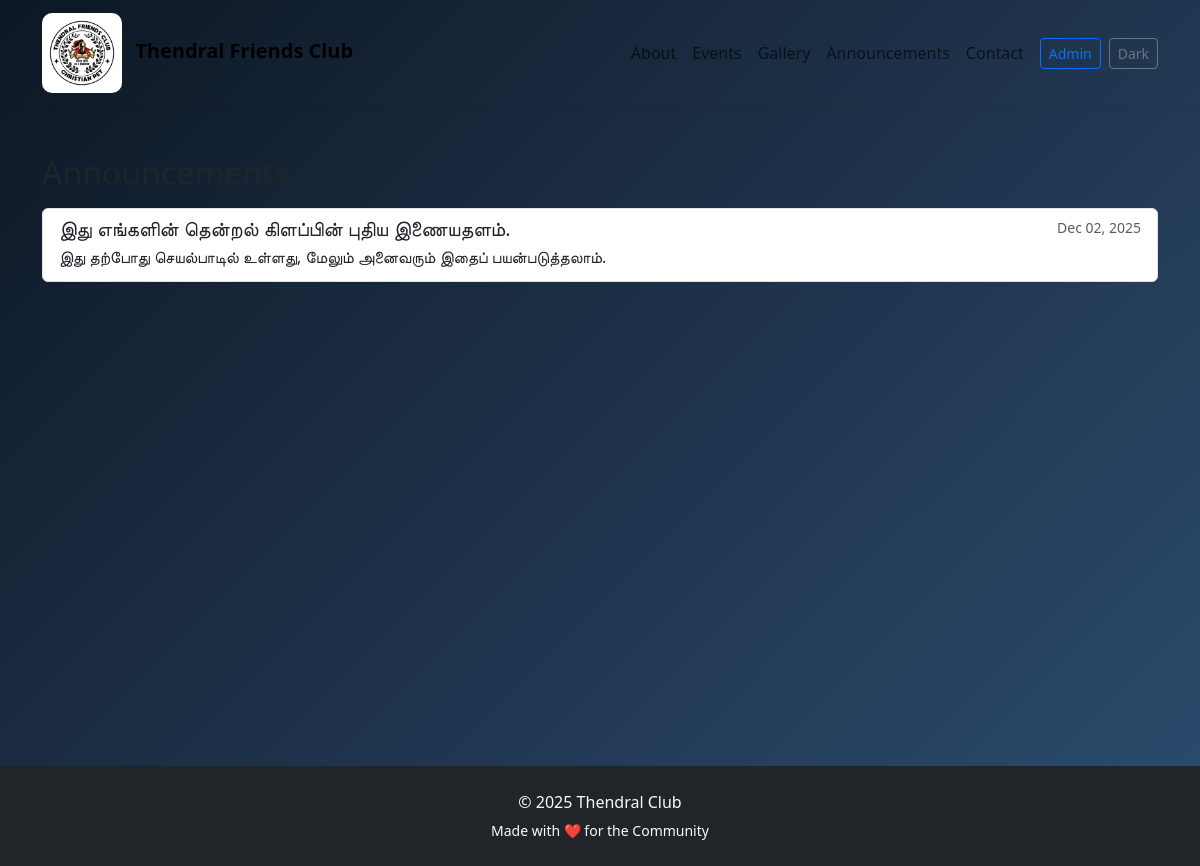
The page /announcements on the database its author committed.
### models.py (models this page shows, shortened)
class Announcement(db.Model):
    id = db.Column(db.Integer, primary_key=True)
    title = db.Column(db.String(200), nullable=False)
    content = db.Column(db.Text, nullable=False)
    created_at = db.Column(db.DateTime, default=datetime.utcnow)

### app.py (the view)
@app.route('/announcements')
def announcements():
    notes = Announcement.query.order_by(Announcement.created_at.desc()).all()
    return render_template('announcements.html', notes=notes)

### templates/announcements.html (shortened to what this page needs)
{% extends "base.html" %}
{% block content %}
<section class="py-5">
  <div class="container">
    <h2>Announcements</h2>
    <div class="list-group mt-3">
      {% for n in notes %}
      <div class="list-group-item">
        <div class="d-flex w-100 justify-content-between">
          <h5 class="mb-1">{{ n.title }}</h5>
          <small class="text-muted">{{ n.created_at.strftime('%b %d, %Y') }}</small>
        </div>
        <p class="mb-1">{{ n.content }}</p>
      </div>
      {% else %}
      <p>No announcements yet.</p>
      {% endfor %}
    </div>
  </div>
</section>
{% endblock %}

### static/ccs/style.css (style rules this page uses)
body { background: linear-gradient(135deg, #0d1724, #1e324a, #2c4d6f); }
.fade-in { animation: fadeIn 0.8s ease-in-out; }
html, body { height: 100%; }
section { animation: fadeUp 0.7s ease; }

### rows shown on the page
Announcement: title "இது எங்களின் தென்றல் கிளப்பின் புதிய இணையதளம்.", created_at "Dec 02, 2025", content "இது தற்போது செயல்பாடில் உள்ளது, மேலும் அனைவரும் இதைப் பயன்படுத்தலாம்."
